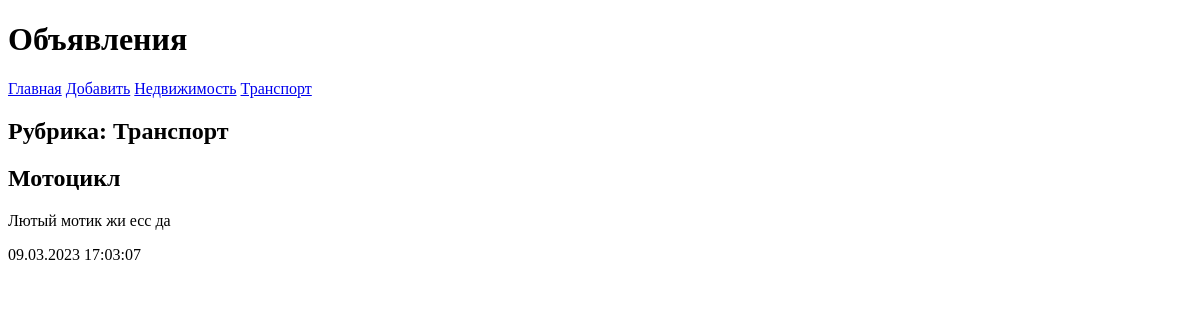
The page /board/2/ on the database as committed earlier.
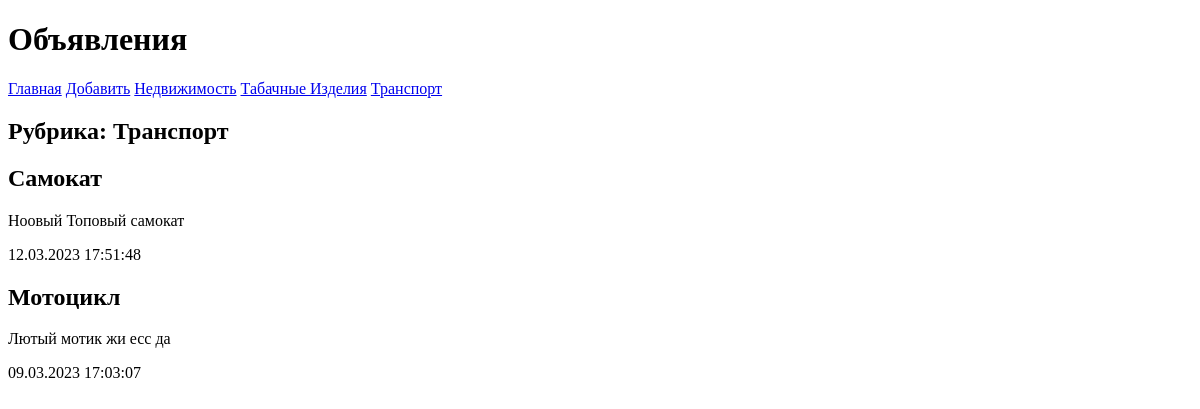
The same page on the database as committed later.
### board/models.py (models this page shows, shortened)
class Rubric(models.Model):
    name = models.CharField(max_length=20, db_index=True,verbose_name=' Название')
    class Meta:
        verbose_name_plural = 'Рубрики'
        verbose_name = 'Рубрика'
        ordering = ['name']

class Bb(models.Model):
    title = models.CharField(max_length=50, verbose_name='Товар')
    contentt = models.TextField(null=True,blank= True, verbose_name= 'Описание')
    price = models.FloatField(null=True,blank=True, verbose_name= 'Цена')
    published = models.DateTimeField(auto_now= True,db_index=True, verbose_name= 'Дата публикации')
    rubric = models.ForeignKey('Rubric',null=True, on_delete= models.PROTECT, verbose_name='Рубрика')
    class Meta:
        verbose_name_plural = 'Объявления'
        verbose_name = 'Объявление'
        ordering = ['-published']

### board/views.py (the view)
# urls.py: path('<int:rubric_id>/',by_rubric, name = 'by_rubric'),
def by_rubric(request, rubric_id):
    bbs = Bb.objects.filter(rubric = rubric_id)
    rubrics = Rubric.objects.all()
    current_rubric = Rubric.objects.get(pk = rubric_id)
    context = {'bbs': bbs, 'rubrics': rubrics, 'current_rubric': current_rubric}
    return render(request,'bboard/by_rubric.html', context)

### board/templates/bboard/by_rubric.html (shortened to what this page needs)
{% extends "layout/basic.html" %}
{% block content %}
<h2>Рубрика: {{current_rubric.name}}</h2>
{% for bb in bbs %}
    <div>
        <h2> {{ bb.title }}</h2>
        <p> {{ bb.contentt }} </p>
        <p> {{ bb.published|date:"d.m.Y H:i:s" }} </p>
    </div>
{% endfor %}
{% endblock %}

### board/templates/layout/basic.html (shortened to what this page needs)
<!DOCTYPE html>
<html lang="en">
<head>
</head>
<body>
  <header>
    <h1>Объявления</h1>
  </header>
   <nav>
     <a href = "{% url 'index' %}">Главная</a>
     <a href = "{%  url 'add' %}">Добавить</a>
     {% for rubric in rubrics %}
     <a href="{% url 'by_rubric' rubric.pk %}">{{ rubric.name }}</a>
     {% endfor %}
   </nav>
  <section>
    {% block content %}
    {% endblock %}
  </section>
</body>
</html>

Rows that differ between the two databases and show on the page:
added Rubric: name "Табачные Изделия"
added Bb: title "Самокат", contentt "Ноовый Топовый самокат", published "12.03.2023 17:51:48"
